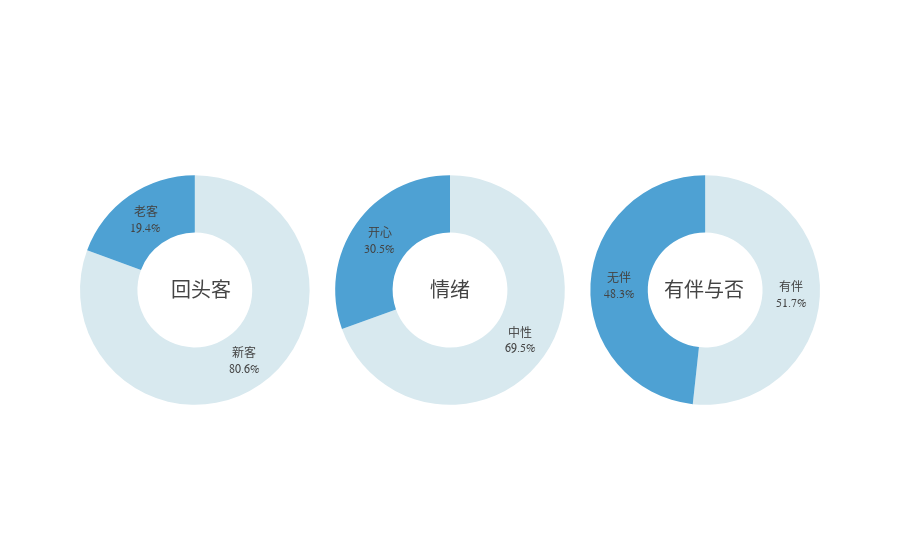

Notebook cell for this chart:
### Code cell
# donut plots for customer type, mood, and accompany

# prepare data
df = face[face['zoneID'] == 'in']
df1 = df['customerType'].value_counts().to_frame()
df2 = df['mood'].value_counts().to_frame()
df3 = df['accompany'].value_counts().to_frame()

fig3 = {
  "data": [
    {
      "values": df1['customerType'],
      "labels": df1.index,
      "domain": {"column": 0},
      "name": "Customer Type",
        'textinfo' : 'label+percent',
        'showlegend' : False,
      "hoverinfo":"value",
      "hole": .5,
      "type": "pie",
        'marker': {'colors': ['#d8e9ef',
                                  '#4ea1d3']}
    },
    {
      "values": df2['mood'],
      "labels": df2.index,
        'textinfo' : 'label+percent',
        'showlegend' : False,
      "hoverinfo":"value",
      "domain": {"column": 1},
      "name": "Mood",
      "hole": .5,
      "type": "pie",
        'marker': {'colors': ['#d8e9ef',
                                  '#4ea1d3']}
                  },
        {
      "values": df3['accompany'],
      "labels": df3.index,
        'textinfo' : 'label+percent',
        'showlegend' : False,
      "hoverinfo":"value",
      "domain": {"column": 2},
      "name": "Mood",
      "hole": .5,
      "type": "pie",
        'marker': {'colors': ['#d8e9ef',
                                  '#4ea1d3']}
        }
    ],

  "layout": {
        "grid": {"rows": 1, "columns": 3},
      "font": {'family': '微软雅黑'},
        "annotations": [
            {
                "font": {
                    "size": 20
                },
                "showarrow": False,
                "text": "回头客",
                "x": 0.12,
                "y": 0.5
            },
            {
                "font": {
                    "size": 20
                },
                "showarrow": False,
                "text": "情绪",
                "x": 0.5,
                "y": 0.5
            },
            {
                "font": {
                    "size": 20
                },
                "showarrow": False,
                "text": "有伴与否",
                "x": 0.9,
                "y": 0.5
            }
        ]
    }
}
plotly.offline.iplot(fig3)
pio.write_image(fig3, '3pie.jpeg', scale=5, width=1000, height = 400)

### Figure 1 — Plotly figure (JSON) as saved in the notebook; plotly's stock layout.template omitted (floating-point values rounded to 4 significant figures)
{"data": [{"domain": {"column": 0}, "hole": 0.5, "hoverinfo": "value", "labels": ["新客", "老客"], "marker": {"colors": ["#d8e9ef", "#4ea1d3"]}, "name": "Customer Type", "showlegend": false, "textinfo": "label+percent", "type": "pie", "uid": "771bf5a8-802c-4681-912b-981956ba4129", "values": [304, 73]}, {"domain": {"column": 1}, "hole": 0.5, "hoverinfo": "value", "labels": ["中性", "开心"], "marker": {"colors": ["#d8e9ef", "#4ea1d3"]}, "name": "Mood", "showlegend": false, "textinfo": "label+percent", "type": "pie", "uid": "7499f39f-3cfd-4b13-b965-607dd8765a61", "values": [262, 115]}, {"domain": {"column": 2}, "hole": 0.5, "hoverinfo": "value", "labels": ["有伴", "无伴"], "marker": {"colors": ["#d8e9ef", "#4ea1d3"]}, "name": "Mood", "showlegend": false, "textinfo": "label+percent", "type": "pie", "uid": "7450f6c1-32c0-4452-ba6f-57ccd64e0c39", "values": [195, 182]}], "layout": {"annotations": [{"font": {"size": 20}, "showarrow": false, "text": "回头客", "x": 0.12, "y": 0.5}, {"font": {"size": 20}, "showarrow": false, "text": "情绪", "x": 0.5, "y": 0.5}, {"font": {"size": 20}, "showarrow": false, "text": "有伴与否", "x": 0.9, "y": 0.5}], "font": {"family": "微软雅黑"}, "grid": {"columns": 3, "rows": 1}}}
